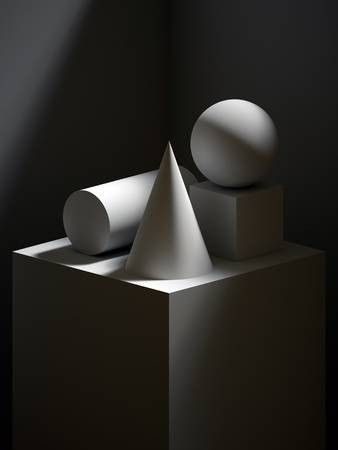
#> input picture shadowed_object_1.jpg, 338 x 450 px
$ jupyter execute otsu.ipynb
#> lines starting #> are read from the running program, lines starting #| are printed output that depends on the picture; after the words box and inside, x2 and y2 are one past the last pixel; in counts of white or black regions, pixels touching at a corner belong together
[cell 1]
import cv2 as cv
import numpy as np
from matplotlib import pyplot as plt

# Load the image in grayscale mode
img = cv.imread('./shadowed_object_1.jpg', cv.IMREAD_GRAYSCALE)
#> img: shape (450, 338); min 0, max 255, mean 39.6
assert img is not None, "File could not be read, check with os.path.exists()"

# Apply Gaussian filtering
blur = cv.GaussianBlur(img, (5, 5), 0)

# Apply Otsu's thresholding on the original image
ret1, th1 = cv.threshold(img, 0, 255, cv.THRESH_BINARY + cv.THRESH_OTSU)
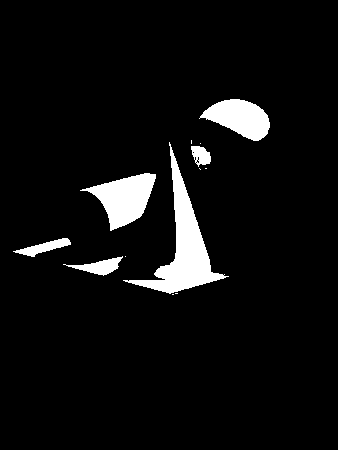
#> th1: shape (450, 338); 5.9% white; 13 white regions (7 under 20 px), largest, box (x1, y1, x2, y2) and area: (123, 142, 229, 294) 3704, (80, 173, 156, 231) 2213, (199, 99, 270, 141) 1792, (63, 256, 123, 276) 488, (13, 238, 71, 257) 441, (191, 146, 211, 167) 278
#> ret1 = 104

# Apply Otsu's thresholding on the blurred image
ret2, th2 = cv.threshold(blur, 0, 255, cv.THRESH_BINARY + cv.THRESH_OTSU)
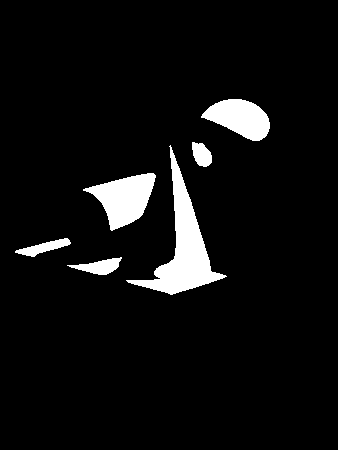
#> th2: shape (450, 338); 6.1% white; 6 white regions, box (x1, y1, x2, y2) and area: (126, 145, 227, 295) 3851, (83, 173, 156, 231) 2257, (201, 99, 270, 141) 1820, (67, 257, 122, 275) 496, (15, 238, 71, 257) 447, (192, 142, 212, 167) 360
#> ret2 = 101

# Set up the plots
fig, axes = plt.subplots(nrows=2, ncols=3, figsize=(15, 10))
plt.subplots_adjust(hspace=0.5)

# Original image and histogram
axes[0, 0].imshow(img, cmap='gray')
axes[0, 0].set_title('Original Noisy Image')
axes[0, 0].axis('off')

axes[0, 1].hist(img.ravel(), 256, [0, 256])
axes[0, 1].set_title('Histogram for Original Image')

axes[0, 2].imshow(th1, cmap='gray')
axes[0, 2].set_title("Otsu's Thresholding")
axes[0, 2].axis('off')

# Blurred image and histogram
axes[1, 0].imshow(blur, cmap='gray')
axes[1, 0].set_title('Gaussian Filtered Image')
axes[1, 0].axis('off')

axes[1, 1].hist(blur.ravel(), 256, [0, 256])
axes[1, 1].set_title('Histogram for Blurred Image')

axes[1, 2].imshow(th2, cmap='gray')
axes[1, 2].set_title("Otsu's Thresholding on Blurred Image")
axes[1, 2].axis('off')

# Show the figure with all subplots
plt.show()
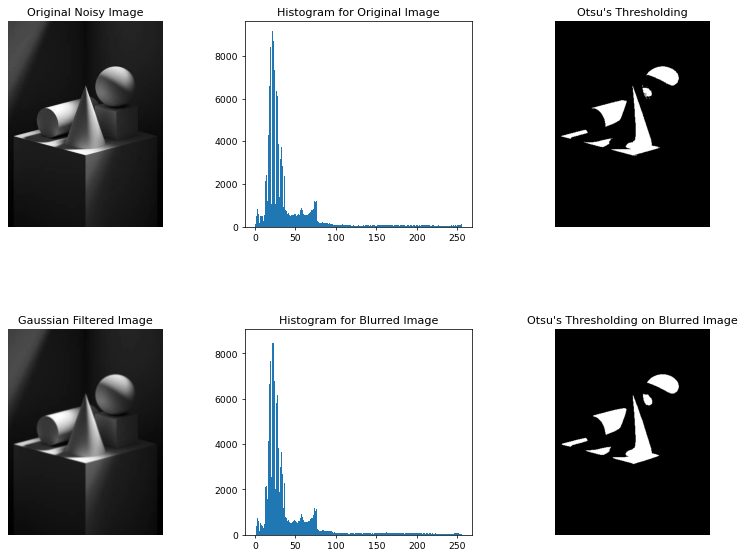
#> figure drawn by matplotlib, 6 panels; panel 2: tallest bar 9166 high, from x = 21 to 22; panel 5: tallest bar 8628 high, from x = 23 to 24

[cell 2]
import cv2 as cv
import numpy as np
from matplotlib import pyplot as plt

# Load the image in grayscale mode
img = cv.imread('./shadowed_text_2.jpg', cv.IMREAD_GRAYSCALE)
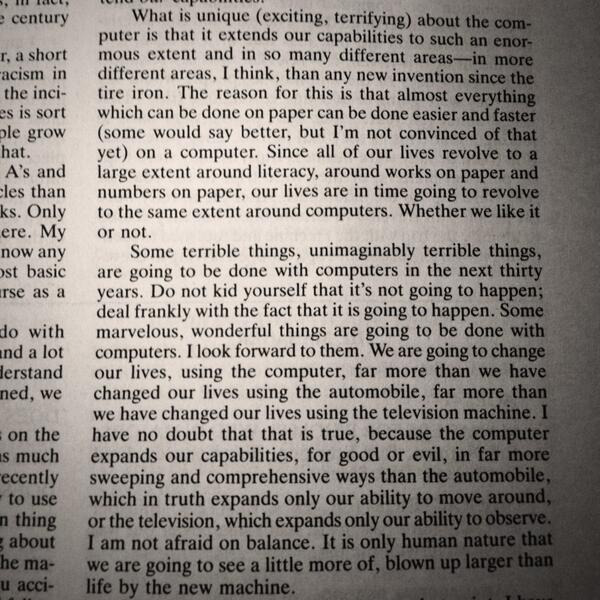
#> input picture shadowed_text_2.jpg, 600 x 600 px
#> img: shape (600, 600); min 0, max 255, mean 138.6
assert img is not None, "File could not be read, check with os.path.exists()"

# Apply Gaussian filtering
blur = cv.GaussianBlur(img, (5, 5), 0)
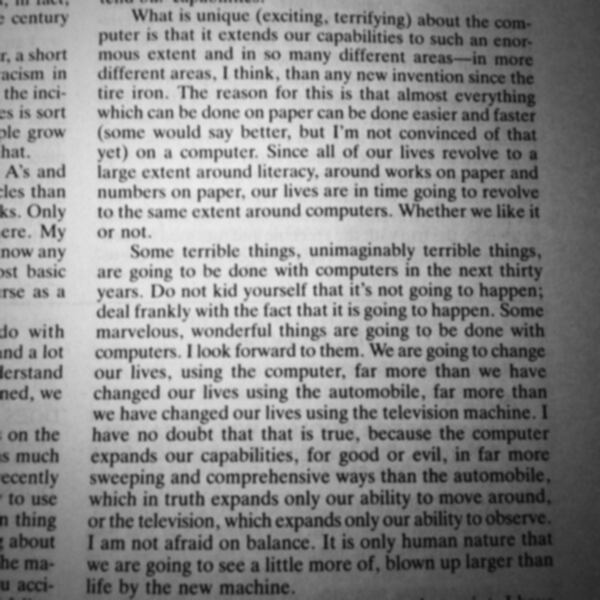
#> blur: shape (600, 600); min 16, max 235, mean 138.6

# Apply Otsu's thresholding on the original image
ret1, th1 = cv.threshold(img, 0, 255, cv.THRESH_BINARY + cv.THRESH_OTSU)
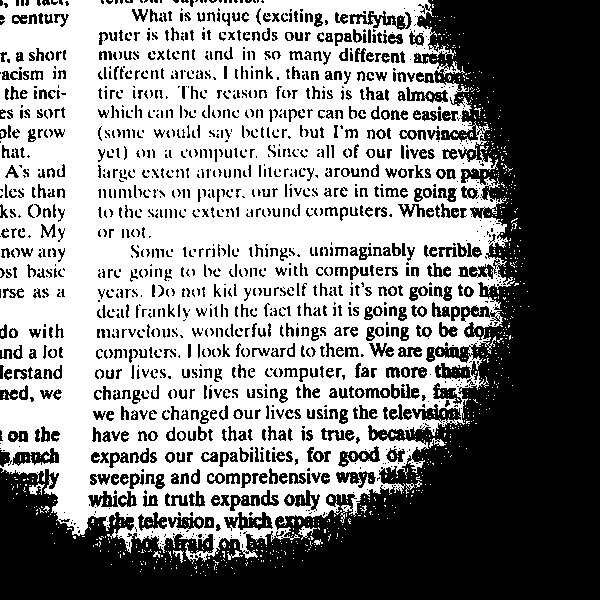
#> th1: shape (600, 600); 53.7% white; 1535 black regions (757 under 20 px), largest, box (x1, y1, x2, y2) and area: (0, 0, 600, 600) 121874, (349, 11, 412, 30) 477, (224, 512, 273, 531) 460
#> ret1 = 134

# Apply Otsu's thresholding on the blurred image
ret2, th2 = cv.threshold(blur, 0, 255, cv.THRESH_BINARY + cv.THRESH_OTSU)
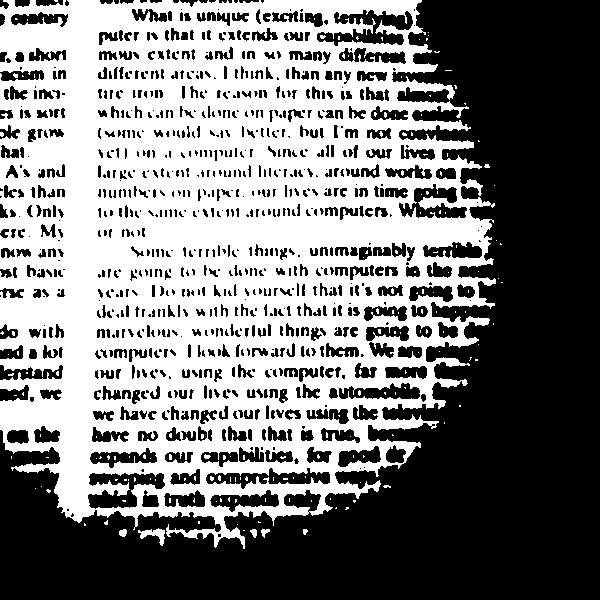
#> th2: shape (600, 600); 48.2% white; 185 white regions (178 under 20 px), largest, box (x1, y1, x2, y2) and area: (0, 0, 496, 549) 172155, (138, 528, 165, 546) 202, (119, 529, 127, 537) 50
#> ret2 = 140

# Set up the plots
fig, axes = plt.subplots(nrows=2, ncols=3, figsize=(15, 10))
plt.subplots_adjust(hspace=0.5)

# Original image and histogram
axes[0, 0].imshow(img, cmap='gray')
axes[0, 0].set_title('Original Noisy Image')
axes[0, 0].axis('off')

axes[0, 1].hist(img.ravel(), 256, [0, 256])
axes[0, 1].set_title('Histogram for Original Image')

axes[0, 2].imshow(th1, cmap='gray')
axes[0, 2].set_title("Otsu's Thresholding")
axes[0, 2].axis('off')

# Blurred image and histogram
axes[1, 0].imshow(blur, cmap='gray')
axes[1, 0].set_title('Gaussian Filtered Image')
axes[1, 0].axis('off')

axes[1, 1].hist(blur.ravel(), 256, [0, 256])
axes[1, 1].set_title('Histogram for Blurred Image')

axes[1, 2].imshow(th2, cmap='gray')
axes[1, 2].set_title("Otsu's Thresholding on Blurred Image")
axes[1, 2].axis('off')

# Show the figure with all subplots
plt.show()
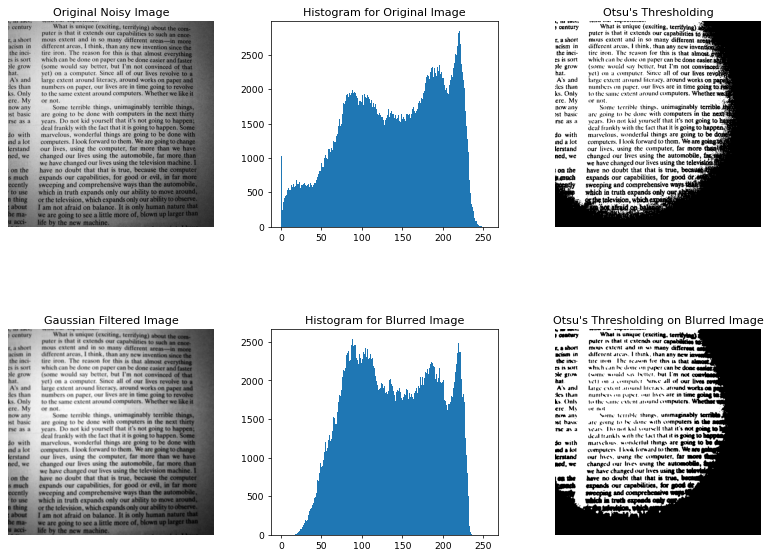
#> figure drawn by matplotlib, 6 panels; panel 2: tallest bar 2844 high, from x = 220 to 221; panel 5: tallest bar 2535 high, from x = 88 to 89
